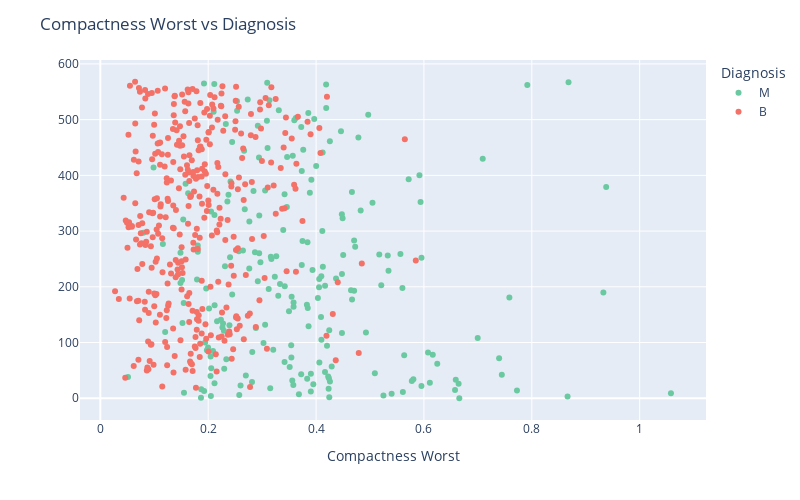

Notebook source saved alongside this figure:
### Code cell
fig = ax.scatter(data_frame=df, x='compactness_worst', color='diagnosis',
                 color_discrete_sequence=['#6AC9A1', '#F37167'])

# Update the layout to adjust the size
fig.update_layout(
    title="Compactness Worst vs Diagnosis",
    xaxis_title="Compactness Worst",
    yaxis_title="",
    showlegend=True,
    legend_title="Diagnosis",
    width=800,  # Set the width of the plot
    height=500,  # Set the height of the plot
)

# Show the plot
fig.show()

### Figure 1 — Plotly figure (JSON) as saved in the notebook; plotly's stock layout.template omitted (floating-point values rounded to 4 significant figures; data arrays with more than 128 entries replaced by an {"elided": "..."} marker saying what was removed)
{"data": [{"hovertemplate": "diagnosis=M<br>compactness_worst=%{x}<br>index=%{y}<extra></extra>", "legendgroup": "M", "marker": {"color": "#6AC9A1", "symbol": "circle"}, "mode": "markers", "name": "M", "orientation": "h", "showlegend": true, "type": "scatter", "x": {"elided": "212 float values"}, "xaxis": "x", "y": {"elided": "212 int values"}, "yaxis": "y"}, {"hovertemplate": "diagnosis=B<br>compactness_worst=%{x}<br>index=%{y}<extra></extra>", "legendgroup": "B", "marker": {"color": "#F37167", "symbol": "circle"}, "mode": "markers", "name": "B", "orientation": "h", "showlegend": true, "type": "scatter", "x": {"elided": "357 float values"}, "xaxis": "x", "y": {"elided": "357 int values"}, "yaxis": "y"}], "layout": {"height": 500, "legend": {"title": {"text": "Diagnosis"}, "tracegroupgap": 0}, "margin": {"t": 60}, "showlegend": true, "title": {"text": "Compactness Worst vs Diagnosis"}, "width": 800, "xaxis": {"anchor": "y", "domain": [0, 1], "title": {"text": "Compactness Worst"}}, "yaxis": {"anchor": "x", "domain": [0, 1], "title": {"text": ""}}}}
